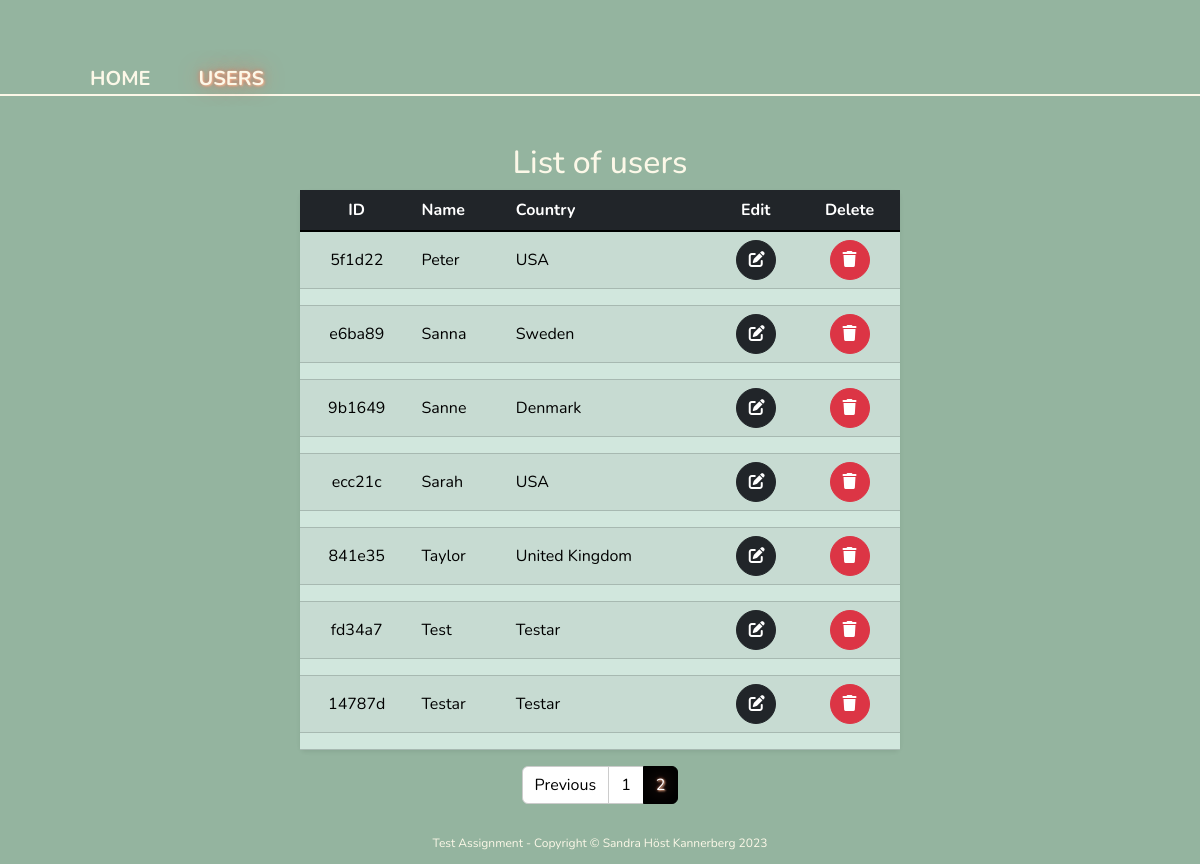
/userlist.php?page=2, run on the app's committed database.
### tables this page shows
CREATE TABLE `user_table` (
  `id` varchar(6) NOT NULL,
  `name` varchar(255) DEFAULT NULL,
  `country` varchar(255) DEFAULT NULL
);

### includes/database/get-users.php (the view, shortened to what this page needs)
<?php
include("includes/database/connection.php");
$perPage = 10;
$totalUsersQuery = "SELECT COUNT(*) as total FROM user_table";
$totalUsersResult = $conn->query($totalUsersQuery);
if ($totalUsersResult->num_rows > 0) {
  $totalUsersRow = $totalUsersResult->fetch_assoc();
  $totalUsers = $totalUsersRow['total'];
}
$totalPages = ceil($totalUsers / $perPage);
$currentPage = $_GET['page'] ?? 1;
$offset = ($currentPage - 1) * $perPage;
$sql = "SELECT * FROM user_table Order By name LIMIT $perPage OFFSET $offset";
$users = $conn->query($sql);
?>
<table class="table table-success table-striped align-middle shadow-sm rounded">
  <thead class="my-table-header table-dark">
    <tr>
      <th scope="col" class="my-table-content-center">ID</th>
      <th scope="col">Name</th>
      <th scope="col">Country</th>
      <th scope="col" class="my-table-content-center">Edit</th>
      <th scope="col" class="my-table-content-center">Delete</th>
    </tr>
  </thead>
  <tbody class="table-group-divider">
    <?php
    if ($users->num_rows > 0) {
        while ($row = $users->fetch_assoc()) {
            echo "<tr>";
            echo "<td class='my-table-content-center'>" . $row["id"] . "</td>";
            echo "<td>" . $row["name"] . "</td>";
            echo "<td>" . $row["country"] . "</td>";
            echo "<td class='text-center'>";
            echo "<button type='button' class='my-btn btn btn-dark edit-button' data-bs-toggle='collapse' data-bs-target='#user-" . $row["id"] . "'><i class='fa-solid fa-pen-to-square'></i></button>";
            echo "</td>";
            echo "<td class='text-center'>";
            echo "<button type='button' class='my-btn btn btn-danger delete-button' data-id='" . $row["id"] . "'><i class='fa-solid fa-trash delete-button' data-id='" . $row["id"] . "'></i></button>";
            echo "</td>";
            echo "</tr>";
            echo "<tr>";
            echo "<td colspan='5'>";
            echo "</td>";
            echo "</tr>";
        }
    } else {
        echo "<tr><td colspan='5'>No users found in the database</td></tr>";
    }
    ?>
  </tbody>
</table>
<div class="pagination-container">
  <?php
    echo '<ul class="pagination">';
    if ($currentPage > 1) {
      echo '<li class="page-item"><a class="page-link" href="?page=' . ($currentPage - 1) . '">Previous</a></li>';
    }
    for ($page = 1; $page <= $totalPages; $page++) {
      echo '<li class="page-item' . ($page == $currentPage ? ' active' : '') . '"><a class="page-link" href="?page=' . $page . '">' . $page . '</a></li>';
    }
    echo '</ul>';
  ?>
</div>

### css/style.css (style rules this page uses)
* { padding: 0; margin: 0; box-sizing: border-box; }
body { font-family: 'Nunito', sans-serif; color: #FCF8E8; background-color: #94B49F; width: 100%; min-height: 100vh; }
li { list-style: none; }
.active { text-shadow: 1px 1px 2px #ECB390, 0 0 1em #DF7861, 0 0 0.2em #DF7861; }

### css/user.css (style rules this page uses)
.my-btn { width: 40px; height: 40px; border-radius: 50%; }
.my-table-content-center { text-align: center; vertical-align: middle; }
.pagination-container { display: flex; justify-content: center; }
.pagination-container .page-link { color: #000; background-color: #fff;; border: 1px solid #ccc; }
.pagination-container .page-item.active .page-link { color: #fff; background-color: #000; border: 1px solid #000; }

### data on the page
user_table: id "5f1d22", name "Peter", country "USA"
user_table: id "e6ba89", name "Sanna", country "Sweden"
user_table: id "9b1649", name "Sanne", country "Denmark"
user_table: id "ecc21c", name "Sarah", country "USA"
user_table: id "841e35", name "Taylor", country "United Kingdom"
user_table: id "fd34a7", name "Test", country "Testar"
user_table: id "14787d", name "Testar", country "Testar"
